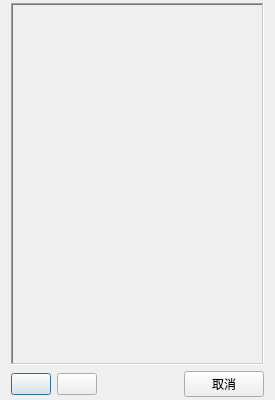
<?xml version="1.0" encoding="UTF-8"?>
<ui version="4.0">
 <class>userDialog</class>
 <widget class="QDialog" name="userDialog">
  <property name="windowModality">
   <enum>Qt::NonModal</enum>
  </property>
  <property name="geometry">
   <rect>
    <x>0</x>
    <y>0</y>
    <width>275</width>
    <height>400</height>
   </rect>
  </property>
  <property name="sizePolicy">
   <sizepolicy hsizetype="Fixed" vsizetype="Fixed">
    <horstretch>0</horstretch>
    <verstretch>0</verstretch>
   </sizepolicy>
  </property>
  <property name="minimumSize">
   <size>
    <width>275</width>
    <height>400</height>
   </size>
  </property>
  <property name="maximumSize">
   <size>
    <width>275</width>
    <height>400</height>
   </size>
  </property>
  <property name="windowTitle">
   <string>选择用户</string>
  </property>
  <property name="sizeGripEnabled">
   <bool>false</bool>
  </property>
  <property name="modal">
   <bool>false</bool>
  </property>
  <layout class="QVBoxLayout" name="verticalLayout_4">
   <property name="topMargin">
    <number>3</number>
   </property>
   <property name="bottomMargin">
    <number>3</number>
   </property>
   <item>
    <layout class="QVBoxLayout" name="verticalLayout_3">
     <item>
      <widget class="QScrollArea" name="uScrollarea">
       <property name="enabled">
        <bool>true</bool>
       </property>
       <property name="frameShape">
        <enum>QFrame::WinPanel</enum>
       </property>
       <property name="lineWidth">
        <number>2</number>
       </property>
       <property name="verticalScrollBarPolicy">
        <enum>Qt::ScrollBarAlwaysOff</enum>
       </property>
       <property name="horizontalScrollBarPolicy">
        <enum>Qt::ScrollBarAlwaysOff</enum>
       </property>
       <property name="widgetResizable">
        <bool>true</bool>
       </property>
       <widget class="QWidget" name="scrollAreaWidgetContents">
        <property name="geometry">
         <rect>
          <x>0</x>
          <y>0</y>
          <width>251</width>
          <height>336</height>
         </rect>
        </property>
        <layout class="QVBoxLayout" name="verticalLayout_2">
         <item>
          <layout class="QVBoxLayout" name="uLayout">
           <property name="spacing">
            <number>3</number>
           </property>
           <property name="leftMargin">
            <number>5</number>
           </property>
           <property name="rightMargin">
            <number>5</number>
           </property>
          </layout>
         </item>
        </layout>
       </widget>
      </widget>
     </item>
     <item>
      <layout class="QHBoxLayout" name="horizontalLayout_2">
       <item>
        <layout class="QHBoxLayout" name="horizontalLayout">
         <item>
          <widget class="QPushButton" name="perButton">
           <property name="cursor">
            <cursorShape>ArrowCursor</cursorShape>
           </property>
           <property name="text">
            <string/>
           </property>
           <property name="icon">
            <iconset resource="source.qrc">
             <normaloff>:/sources/up.png</normaloff>:/sources/up.png</iconset>
           </property>
           <property name="iconSize">
            <size>
             <width>32</width>
             <height>32</height>
            </size>
           </property>
           <property name="flat">
            <bool>false</bool>
           </property>
          </widget>
         </item>
         <item>
          <widget class="QPushButton" name="nextButton">
           <property name="cursor">
            <cursorShape>ArrowCursor</cursorShape>
           </property>
           <property name="text">
            <string/>
           </property>
           <property name="icon">
            <iconset resource="source.qrc">
             <normaloff>:/sources/down.png</normaloff>:/sources/down.png</iconset>
           </property>
           <property name="iconSize">
            <size>
             <width>32</width>
             <height>32</height>
            </size>
           </property>
           <property name="flat">
            <bool>false</bool>
           </property>
          </widget>
         </item>
        </layout>
       </item>
       <item>
        <spacer name="horizontalSpacer">
         <property name="orientation">
          <enum>Qt::Horizontal</enum>
         </property>
         <property name="sizeHint" stdset="0">
          <size>
           <width>40</width>
           <height>20</height>
          </size>
         </property>
        </spacer>
       </item>
       <item>
        <widget class="QPushButton" name="pushButton_13">
         <property name="sizePolicy">
          <sizepolicy hsizetype="Preferred" vsizetype="Preferred">
           <horstretch>0</horstretch>
           <verstretch>0</verstretch>
          </sizepolicy>
         </property>
         <property name="text">
          <string>取消</string>
         </property>
        </widget>
       </item>
      </layout>
     </item>
    </layout>
   </item>
  </layout>
 </widget>
 <resources>
  <include location="source.qrc"/>
 </resources>
 <connections>
  <connection>
   <sender>pushButton_13</sender>
   <signal>clicked()</signal>
   <receiver>userDialog</receiver>
   <slot>reject()</slot>
   <hints>
    <hint type="sourcelabel">
     <x>216</x>
     <y>415</y>
    </hint>
    <hint type="destinationlabel">
     <x>270</x>
     <y>434</y>
    </hint>
   </hints>
  </connection>
 </connections>
</ui>
